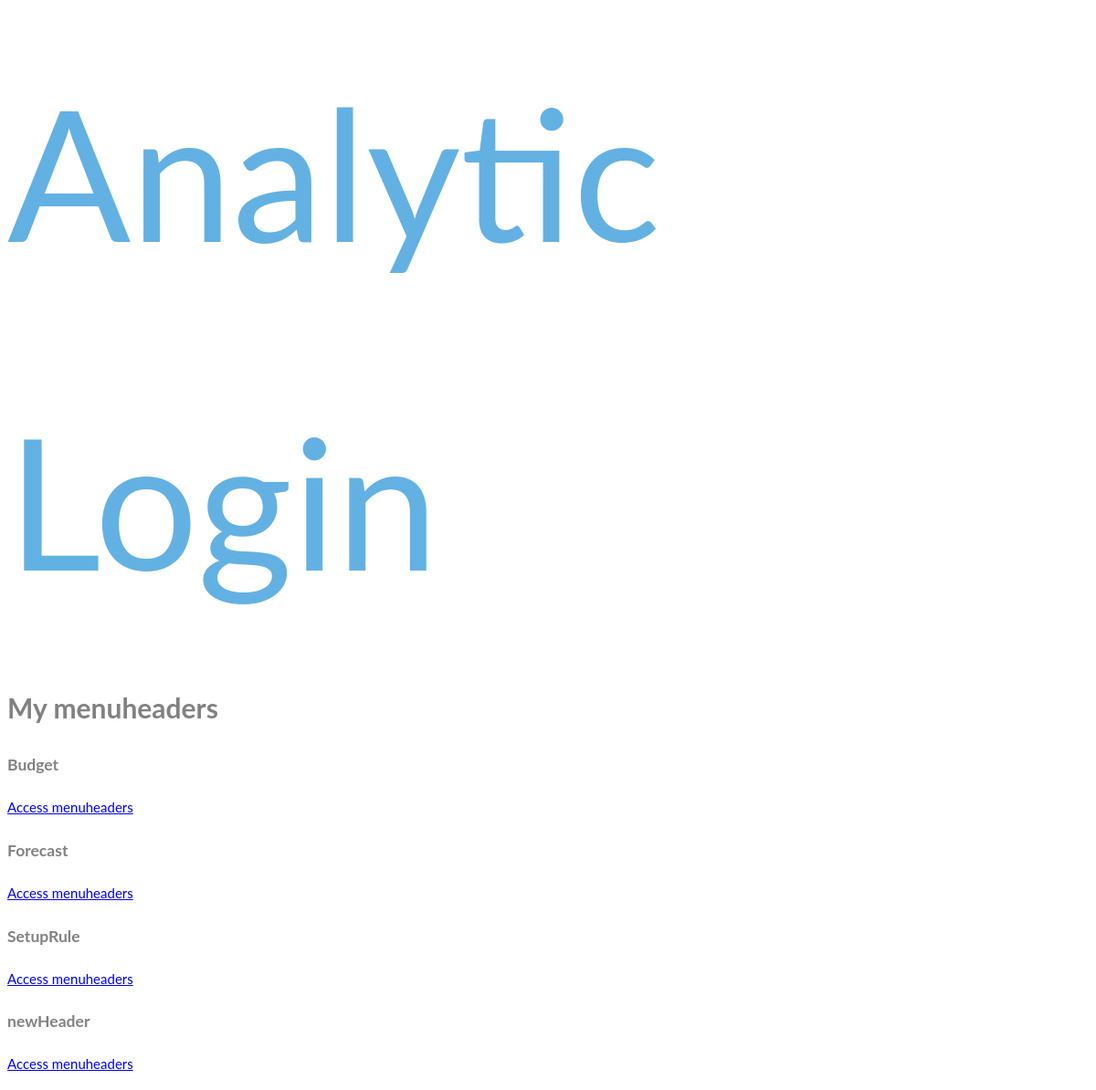
/budgets/menuheaders/ (signed in), run on the app's committed database.
### menu/models.py (models this page shows, shortened)
class MenuHeader(models.Model):
    owner = models.ForeignKey(User, related_name='rel_menu_headers_users')
    menufunction = models.ForeignKey(MenuFunction, related_name='rel_menu_headers_functions')
    employees = models.ManyToManyField(User, related_name='rel_menuheaders_employees', blank=True)
    name= models.CharField(max_length=200, db_index=True)
    slug = models.SlugField(max_length=200, db_index=True, unique=True)
    image = models.ImageField(upload_to='image/menuheader/%Y/%m/%d', blank=True)
    description = models.TextField(blank=True)
    orderview = models.PositiveIntegerField()
    available = models.BooleanField(default=True)
    createddate = models.DateTimeField(auto_now_add=True)
    updateddate = models.DateTimeField(auto_now=True)
    class Meta:
        ordering = ('name',)
        verbose_name = 'menu header'
        verbose_name_plural = 'menu headers'

### budgets/views.py (the view)
class BudgetListView(LoginRequiredMixin, ListView):
    model = MenuHeader
    template_name = 'budgets/menuheader/list.html'
    def get_queryset(self):
        qs = super(BudgetListView, self).get_queryset()
        return qs.filter(employees__in=[self.request.user])

### budgets/templates/budgets/menuheader/list.html (shortened to what this page needs)
{% extends "base.html" %}
{% block content %}
    <h1>My menuheaders</h1>
    <div class="module">
        {% for menuheader in object_list %}
            <div class="course-info">
                <h3>{{ menuheader.name }}</h3>
                <p><a href="{% url "budget_menuheader_detail" menuheader.id %}">Access menuheaders</a></p>
            </div>
        {% empty %}
            <p>
                You are not request in any menuheaders yet.
                <a href="{% url "menuheader_list" %}">Browse menuheaders</a>
                to request in a menuheader.
            </p>
        {% endfor %}
    </div>
{% endblock %}

### menu/static/css/base.css (style rules this page uses)
body { font: 400 15px Lato, sans-serif; line-height: 1.8; color: #818181; }

### data on the page
MenuHeader: name "Budget"
MenuHeader: name "Forecast"
MenuHeader: name "SetupRule"
MenuHeader: name "newHeader"
